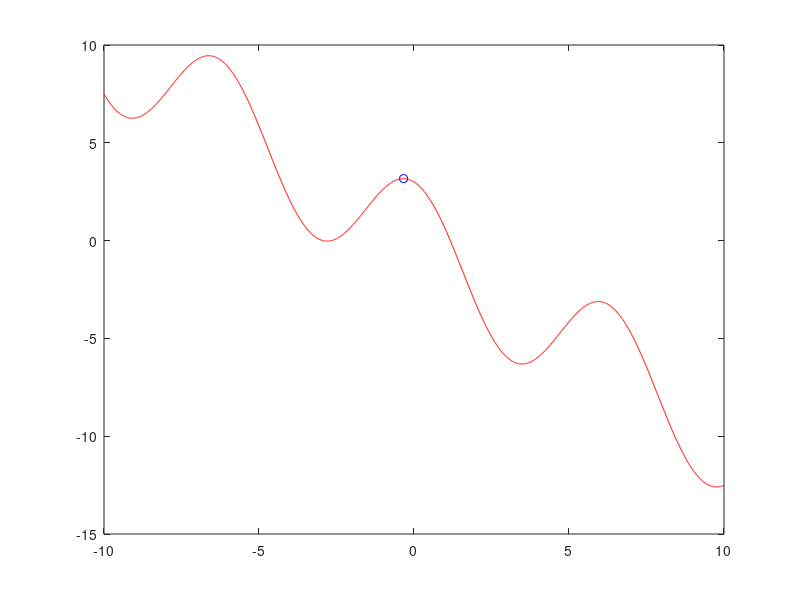

MATLAB code for this plot:
%% numerical search for optimum value of a 1d function by gradient ascent
 % example: f(x) = 3*cos(x) - x;
 % note this function has infinite local maxes and mins

f = @(x) 3*cos(x)-x;

% choose one of the below methods for finding slope
fprime = @(x) -3*sin(x)-1; % analytical derivative
%h = 0.01; fprime = @(x) (f(x+h)-f(x))/h; % finite difference approximation

x = 1;            % initial choice may determine which optimum you find
fp = fprime(x);   % evaluate gradient at first step

lambda = 0.1;   % step size scaling factor
maxmintog = 1;  % toggle this: 1 for max, -1 for min

while abs(fp) > 0.01        % this affects tolerance - how close to be
    
    xnew = x + maxmintog*lambda*fp;     % step
    x = xnew;                           % update location
    
    fp = fprime(x);       % find new slope for the "while" condition
    
end

t = -10:0.01:10;
plot(t,f(t),'r',x,f(x),'bo')  % plot the max/min on the function itself

[x f(x)]  % print location and optimum value results to command window

